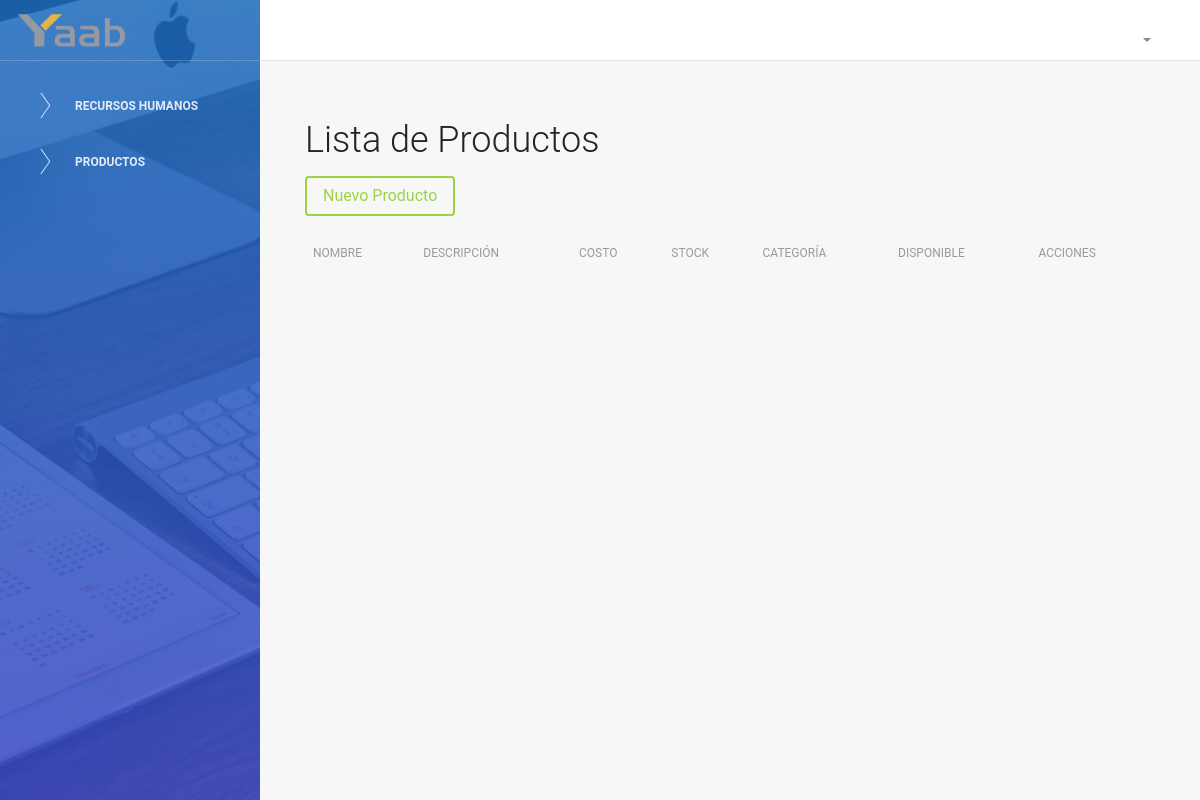
/yaab/productos/, run on an earlier commit of the app's database.
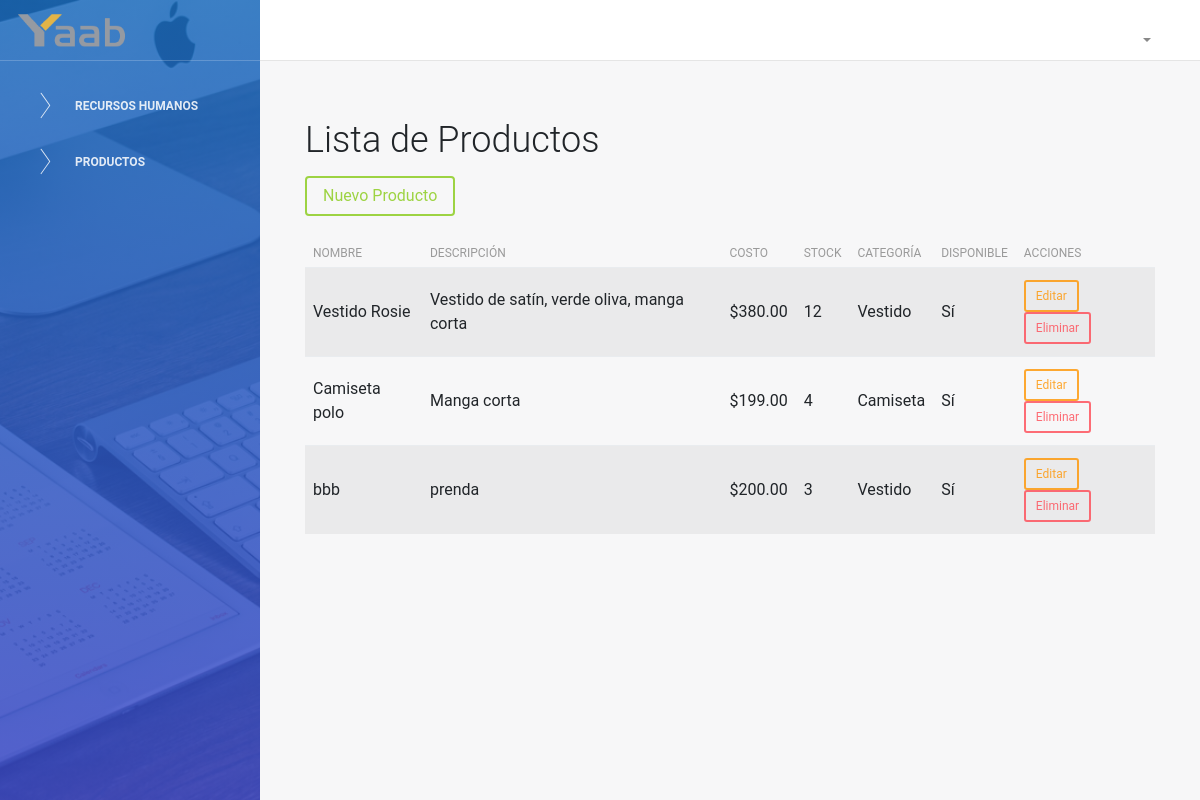
And on a later commit of the database.
### pruebayaab/models.py (models this page shows, shortened)
class Producto(models.Model):
    nombre = models.CharField(max_length=255, unique=True)
    descripcion = models.TextField()
    costo = models.DecimalField(max_digits=10, decimal_places=2)
    stock = models.PositiveIntegerField()
    categoria = models.ForeignKey('Categoria', on_delete=models.CASCADE)  # Relación con Categoría
    fecha_creacion = models.DateTimeField(auto_now_add=True)
    fecha_actualizacion = models.DateTimeField(auto_now=True)
    disponible = models.BooleanField(default=True)

class Categoria(models.Model):
    nombre = models.CharField(max_length=100, unique=True)  # Corrección aquí
    descripcion = models.TextField(blank=True, null=True)
    fecha_creacion = models.DateTimeField(auto_now_add=True)  # Fecha automática

### pruebayaab/views.py (the view)
# urls.py: path('productos/', views.lista_productos, name='lista_productos'),
def lista_productos(request):
    productos = Producto.objects.all()
    return render(request, 'pruebayaab/lista_productos.html', {'productos': productos})

### pruebayaab/templates/pruebayaab/lista_productos.html
{% extends 'pruebayaab/dashboard_template.html' %}
{% block content %}
<div class="container mt-4">
    <h2>Lista de Productos</h2>
    <a href="{% url 'crear_producto' %}" class="btn btn-success mb-3">Nuevo Producto</a>
    <table class="table table-striped">
        <thead>
            <tr>
                <th>Nombre</th>
                <th>Descripción</th>
                <th>Costo</th>
                <th>Stock</th>
                <th>Categoría</th>
                <th>Disponible</th>
                <th>Acciones</th>
            </tr>
        </thead>
        <tbody>
            {% for producto in productos %}
            <tr>
                <td>{{ producto.nombre }}</td>
                <td>{{ producto.descripcion }}</td>
                <td>${{ producto.costo }}</td>
                <td>{{ producto.stock }}</td>
                <td>{{ producto.categoria.nombre }}</td>
                <td>{% if producto.disponible %}Sí{% else %}No{% endif %}</td>
                <td>
                    <a href="{% url 'editar_producto' producto.id %}" class="btn btn-warning btn-sm">Editar</a>
                    <a href="{% url 'eliminar_producto' producto.id %}" class="btn btn-danger btn-sm">Eliminar</a>
                </td>
            </tr>
            {% endfor %}
        </tbody>
    </table>
</div>
{% endblock %}

### pruebayaab/templates/pruebayaab/dashboard_template.html (shortened to what this page needs)
<!DOCTYPE html>
<html lang="en">
{% load static %}
<head>
    <link rel="stylesheet" href= "https://maxcdn.bootstrapcdn.com/font-awesome/latest/css/font-awesome.min.css" />
    <link href="{% static 'assets/css/bootstrap.min.css' %}" rel="stylesheet" />
    <link href="{% static 'assets/css/light-bootstrap-dashboard.css' %}" rel="stylesheet" />
    <link href="{% static 'assets/css/demo.css' %}" rel="stylesheet" />
</head>
<body>
    <div class="wrapper">
        <div class="sidebar" data-color="blue" data-image="{% static 'assets/img/sidebar-4.jpg' %}">
    <div class="sidebar-wrapper">
        <div class="logo">
            <img src="{% static 'assets/img/logoYaab.png' %}" height="40" alt="YAAB">
        </div>
        <ul class="nav">
            <li>
                <a href="#" class="nav-link" data-toggle="collapse" data-target="#recursosSubmenu" aria-expanded="false" >
                    <i class="nc-icon nc-stre-right"></i>
                    <p>Recursos Humanos <b class="caret"></b></p>
                </a>
            </li>
            <li>
            <a href="#" class="nav-link" data-toggle="collapse" data-target="#productosSubmenu" aria-expanded="false">
                <i class="nc-icon nc-stre-right"></i>
                <p>Productos <b class="caret"></b></p>
            </a>
 </li>
</ul>
 </div>
 </div>
        <div class="main-panel">
            <nav class="navbar navbar-expand-lg " color-on-scroll="500">
                <div class="container-fluid">
                    <div class="collapse navbar-collapse justify-content-end" id="navigation">
                        <ul class="nav navbar-nav mr-auto">
                            <li class="nav-item">
                                <a href="#" class="nav-link" data-toggle="dropdown">
                                </a>
                            </li>
                        </ul>
                        <ul class="navbar-nav ml-auto">
                            <li class="nav-item dropdown">
                                <a class="nav-link dropdown-toggle" href="#" id="navbarDropdownMenuLink" data-toggle="dropdown" aria-haspopup="true" aria-expanded="false">
                                </a>
                            </li>
                        </ul>
                    </div>
                </div>
            </nav>
            <div class="content">
                <div class="container-fluid">
                    {% block content %}
                    {% endblock content %}
                </div>
            </div>
        </div>
    </div>
</body>
</html>

What changed in the data, as far as the page shows it:
added Producto: nombre "Vestido Rosie", descripcion "Vestido de satín, verde oliva, manga corta", costo "380.00", stock "12", categoria.nombre "Vestido", disponible "Sí"
added Producto: nombre "Camiseta polo", descripcion "Manga corta", costo "199.00", stock "4", categoria.nombre "Camiseta", disponible "Sí"
added Producto: nombre "bbb", descripcion "prenda", costo "200.00", stock "3", categoria.nombre "Vestido", disponible "Sí"
